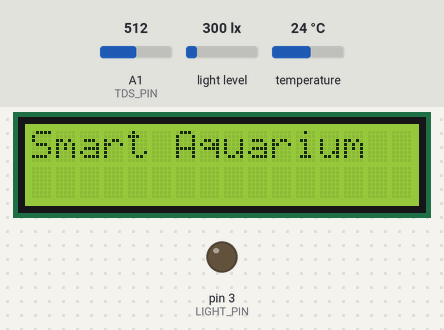
A sketch run on a simulated Arduino Uno, built with avr-gcc and run on an emulated ATmega328P. Shown: 16×2 character LCD, output pins drawn as LEDs (lit = HIGH). Inputs (shaded band) come from the test bench; at power-on: light level 300 lx, A1 (TDS_PIN) = 512, temperature 24 °C. What the sketch prints to the serial monitor is not drawn.

Above: at 0.1 s.
3.3 s: light level set to 40 lx
At 5.2 s:
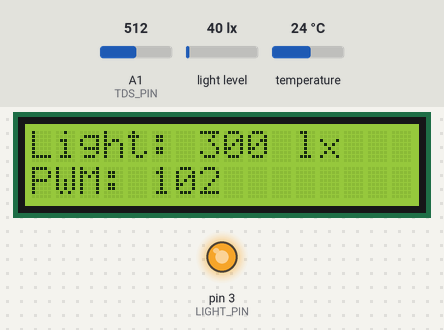
6.9 s: A1 (TDS_PIN) set to 54
At 10.3 s:
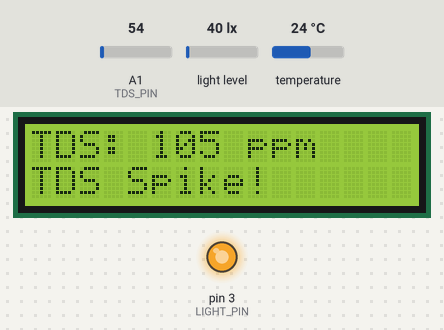
10.5 s: A1 (TDS_PIN) set to 47
14.1 s: temperature set to 20.6 °C
At 16.3 s:
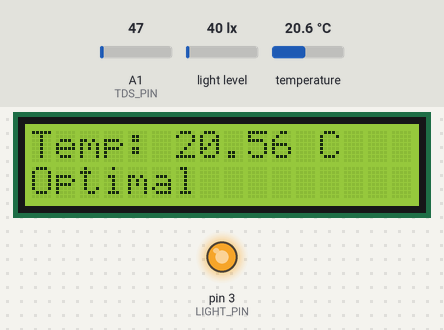
17.5 s: temperature set to 19.3 °C
20.6 s: light level set to 500 lx
At 25.8 s:
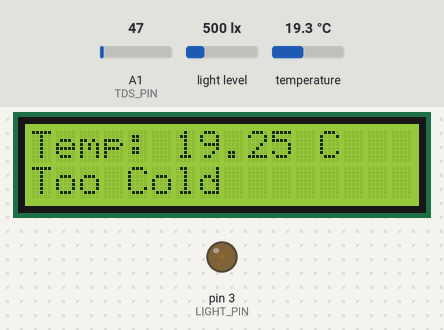
Timing chart, 0 to 27.3 s (numbered marks = the images above; inputs shaded):
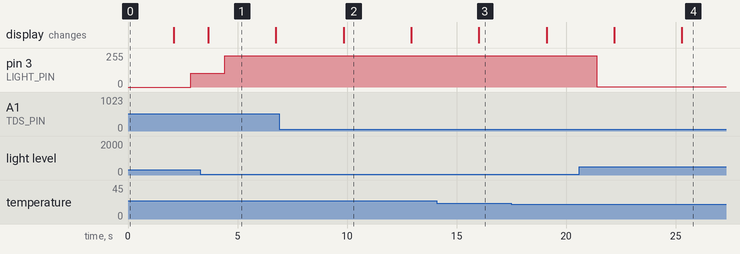

The sketch:

RealTime_Aqua__1_.ino
```cpp
#include <Wire.h>
#include <BH1750.h>
#include <LiquidCrystal_I2C.h>
#include <OneWire.h>
#include <DallasTemperature.h>

// === Pin Definitions ===
const int TDS_PIN = A1;       // TDS analog input
const int TEMP_PIN = 2;       // DS18B20 data pin
const int LIGHT_PIN = 3;      // PWM output to ambient light

// === Sensor Objects ===
BH1750 lightMeter;
LiquidCrystal_I2C lcd(0x27, 16, 2);
OneWire oneWire(TEMP_PIN);
DallasTemperature tempSensor(&oneWire);

// === Variables ===
float prevTemp = 0, prevTDS = 0;
unsigned long lastDisplayTime = 0;
int displayState = 0; // 0 = light, 1 = temp, 2 = tds

void setup() {
  Wire.begin();
  Serial.begin(9600);
  lcd.begin(16, 2);
  lcd.backlight();
  lightMeter.begin();
  tempSensor.begin();
  pinMode(LIGHT_PIN, OUTPUT);

  lcd.setCursor(0, 0);
  lcd.print("Smart Aquarium");
  delay(2000);
  lcd.clear();
}

void loop() {
  // === Read Sensors ===
  float lux = lightMeter.readLightLevel();
  float temperature = getTemperature();
  float tds = readTDS();

  // === Update Ambient Light ===
  int brightness = map((int)lux, 0, 500, 255, 0);
  brightness = constrain(brightness, 0, 255);
  analogWrite(LIGHT_PIN, brightness);

  // === Display Data Cyclically ===
  if (millis() - lastDisplayTime > 3000) {  // Change display every 3 seconds
    lcd.clear();
    if (displayState == 0) {
      lcd.setCursor(0, 0);
      lcd.print("Light: ");
      lcd.print((int)lux);
      lcd.print(" lx");

      lcd.setCursor(0, 1);
      lcd.print("PWM: ");
      lcd.print(brightness);

    } else if (displayState == 1) {
      lcd.setCursor(0, 0);
      lcd.print("Temp: ");
      lcd.print(temperature);
      lcd.print(" C");

      lcd.setCursor(0, 1);
      if (temperature > prevTemp + 2) {
        lcd.print("Spike in Temp!");
      } else if (temperature < 20) {
        lcd.print("Too Cold");
      } else if (temperature > 35) {
        lcd.print("Too Hot");
      } else {
        lcd.print("Optimal");
      }
      prevTemp = temperature;

    } else if (displayState == 2) {
      lcd.setCursor(0, 0);
      lcd.print("TDS: ");
      lcd.print((int)tds);
      lcd.print(" ppm");

      lcd.setCursor(0, 1);
      if (tds > prevTDS + 100) {
        lcd.print("TDS Spike!");
      } else if (tds > 600) {
        lcd.print("Hard Water");
      } else if (tds < 150) {
        lcd.print("Soft Water");
      } else {
        lcd.print("Normal");
      }
      prevTDS = tds;
    }

    displayState = (displayState + 1) % 3;
    lastDisplayTime = millis();
  }

  // Optional: Serial debug output for MATLAB later
  Serial.print("Lux:");
  Serial.print(lux);
  Serial.print(",Temp:");
  Serial.print(temperature);
  Serial.print(",TDS:");
  Serial.println(tds);
}

// === Read Temperature from DS18B20 ===
float getTemperature() {
  tempSensor.requestTemperatures();
  return tempSensor.getTempCByIndex(0);
}

// === Read TDS value (basic analog scaling) ===
float readTDS() {
  int raw = analogRead(TDS_PIN);
  float voltage = raw * (5.0 / 1024.0);
  float tdsValue = (133.42 * voltage * voltage * voltage
                   - 255.86 * voltage * voltage
                   + 857.39 * voltage) * 0.5; // Based on DFROBOT formula
  return tdsValue;
}
```

Measured:
- after the input at 3.3 s, pin 3 (LIGHT_PIN): 102/255 → 235/255 after 1.1 s
- after the input at 6.9 s, the display: changes after 2.9 s (image 2)
- after the input at 14.1 s, the display: changes after 1.9 s (image 3)
- after the input at 20.6 s, pin 3 (LIGHT_PIN): 235/255 → 1/255 after 0.81 s
- what the display in image 1 shows lasts 3.0 s, from 3.7 s to 6.7 s
